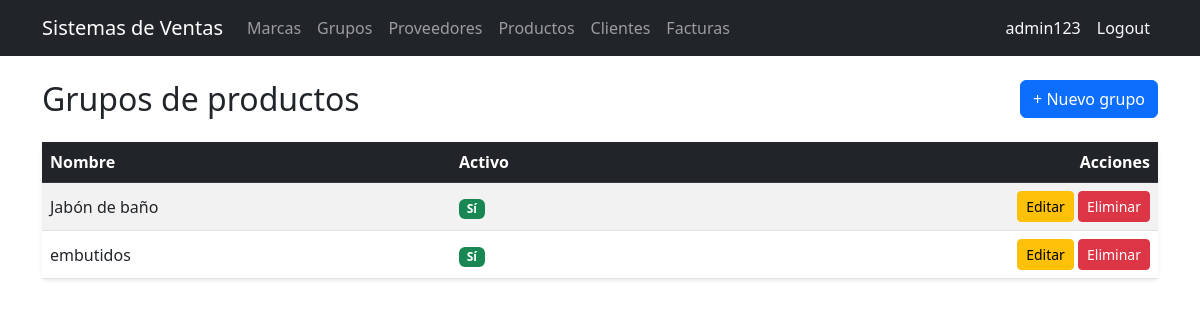
Screenshot of /groups/ (signed in) with the database file from the repository.
### billing/models.py (models this page shows, shortened)
class ProductGroup(models.Model):
    name = models.CharField(max_length=100, unique=True, verbose_name='Nombre del grupo')
    is_active = models.BooleanField(default=True, verbose_name='Activo')
    created_at = models.DateTimeField(auto_now_add=True)
    updated_at = models.DateTimeField(auto_now=True)
    class Meta:
        verbose_name = 'Product Group'
        verbose_name_plural = 'Product Groups'
        ordering = ['name']

### billing/views.py (the view)
# urls.py: path('groups/', views.ProductGroupListView.as_view(), name='productgroup_list'),
class ProductGroupListView(LoginRequiredMixin, ListView):
    model = ProductGroup;
    template_name = 'billing/product_group_list.html';
    context_object_name = 'items'

### billing/templates/billing/product_group_list.html (shortened to what this page needs)
{% extends 'billing/base.html' %}
{% block content %}
<div class="d-flex justify-content-between align-items-center mb-4">
  <h2 class="mb-0">Grupos de productos</h2>
  <a href="{% url 'billing:productgroup_create' %}" class="btn btn-primary">+ Nuevo grupo</a>
</div>
<div class="card shadow-sm border-0">
  <div class="table-responsive">
    <table class="table table-striped table-hover align-middle mb-0">
      <thead class="table-dark">
        <tr><th>Nombre</th><th>Activo</th><th class="text-end">Acciones</th></tr>
      </thead>
      <tbody>
        {% for item in items %}
        <tr>
          <td>{{ item.name }}</td>
          <td>
            {% if item.is_active %}
              <span class="badge bg-success">Sí</span>
            {% else %}
              <span class="badge bg-secondary">No</span>
            {% endif %}
          </td>
          <td class="text-end">
            <a href="{% url 'billing:productgroup_update' item.pk %}" class="btn btn-sm btn-warning">Editar</a>
            <a href="{% url 'billing:productgroup_delete' item.pk %}" class="btn btn-sm btn-danger">Eliminar</a>
          </td>
        </tr>
        {% empty %}
        <tr><td colspan="3" class="text-center text-muted py-4">No hay registros.</td></tr>
        {% endfor %}
      </tbody>
    </table>
  </div>
</div>
{% endblock %}

### billing/templates/billing/base.html (shortened to what this page needs)
<!DOCTYPE html>
<html lang="es">
<head>
  <link href="https://cdn.jsdelivr.net/npm/bootstrap@5.3.0/dist/css/bootstrap.min.css" rel="stylesheet">
  <link href="https://cdn.jsdelivr.net/npm/bootstrap-icons@1.11.3/font/bootstrap-icons.min.css" rel="stylesheet">
</head>
<body>
<nav class="navbar navbar-expand-lg navbar-dark bg-dark">
  <div class="container">
    <a class="navbar-brand" href="{% url 'billing:brand_list' %}">Sistemas de Ventas</a>
    <div class="collapse navbar-collapse" id="nav">
      <ul class="navbar-nav me-auto">
        {% if user.is_authenticated %}
        <li class="nav-item"><a class="nav-link" href="{% url 'billing:brand_list' %}">Marcas</a></li>
        <li class="nav-item"><a class="nav-link" href="{% url 'billing:productgroup_list' %}">Grupos</a></li>
        <li class="nav-item"><a class="nav-link" href="{% url 'billing:supplier_list' %}">Proveedores</a></li>
        <li class="nav-item"><a class="nav-link" href="{% url 'billing:product_list' %}">Productos</a></li>
        <li class="nav-item"><a class="nav-link" href="{% url 'billing:customer_list' %}">Clientes</a></li>
        <li class="nav-item"><a class="nav-link" href="{% url 'billing:invoice_list' %}">Facturas</a></li>
        {% endif %}
      </ul>
      <ul class="navbar-nav">
        {% if user.is_authenticated %}
        <li class="nav-item"><span class="nav-link text-light">{{ user.username }}</span></li>
        <li class="nav-item">
          <form method="post" action="{% url 'logout' %}" class="d-inline">
            <button type="submit" class="nav-link btn btn-link text-light" style="text-decoration:none;">Logout</button>
          </form>
        </li>
        {% else %}
        <li class="nav-item"><a class="nav-link" href="{% url 'login' %}">Login</a></li>
        <li class="nav-item"><a class="nav-link" href="{% url 'billing:signup' %}">Registarse</a></li>
        {% endif %}
      </ul>
    </div>
  </div>
</nav>
<div class="container mt-4">
  {% block content %}
  {% endblock %}
</div>
</body>
</html>

### rows the page displays
ProductGroup: name "Jabón de baño", is_active "Sí"
ProductGroup: name "embutidos", is_active "Sí"

### other values shown
{{ user.username }} "admin123"
